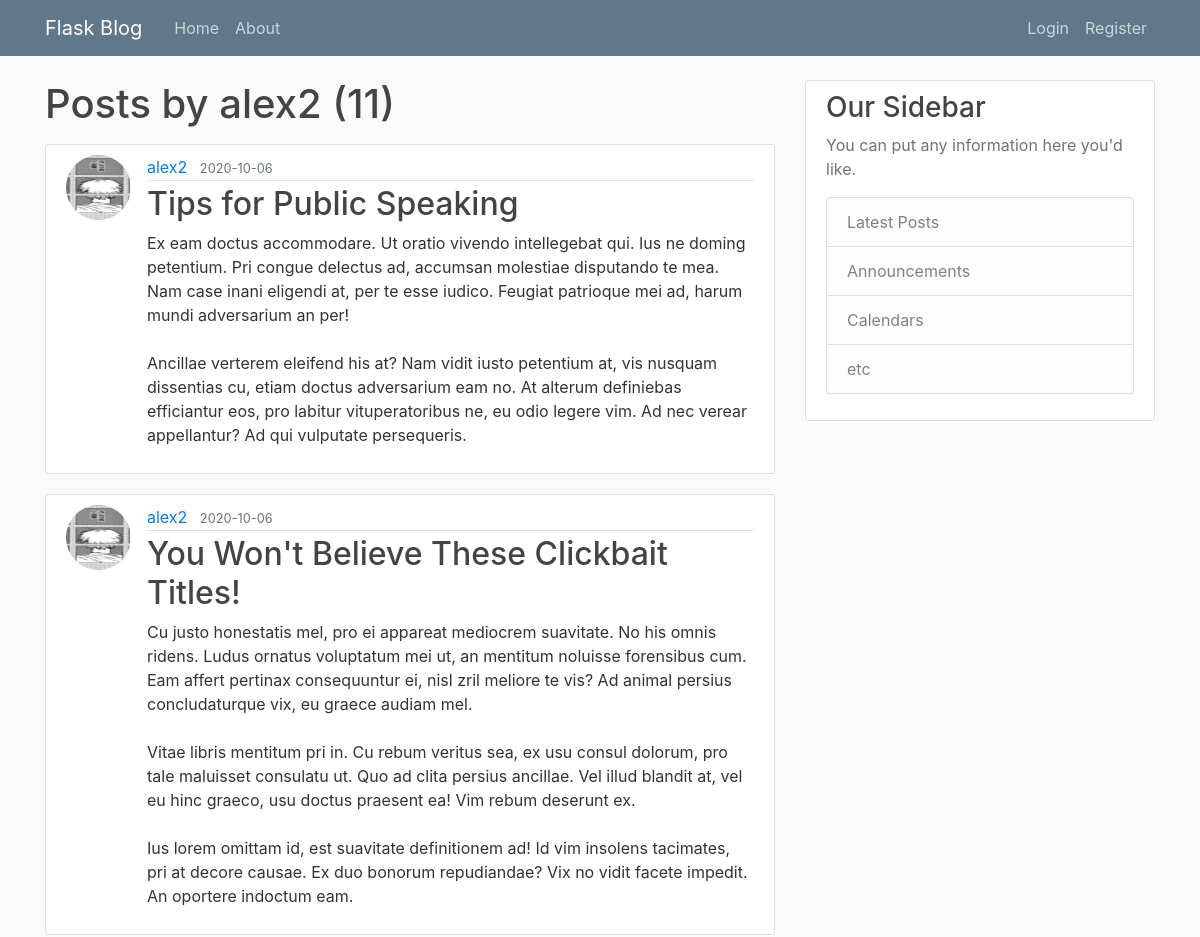
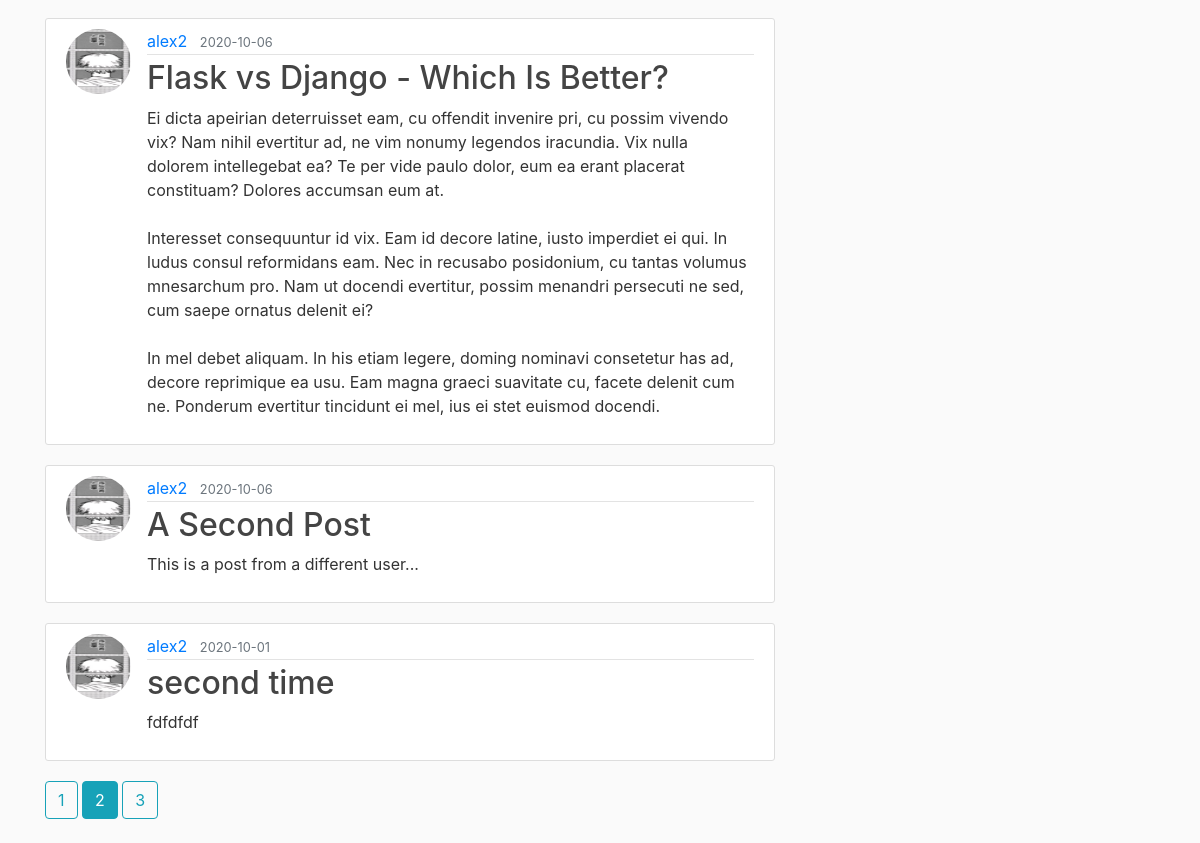
Page /user/alex2?page=2 on the committed database (2 pictures, top to bottom).
### flaskblog/models.py (models this page shows, shortened)
class User(db.Model, UserMixin):
    id = db.Column(db.Integer, primary_key=True)
    username = db.Column(db.String(20), unique=True, nullable=False)
    email = db.Column(db.String(120), unique=True, nullable=False)
    image_file = db.Column(db.String(20), nullable=False, default='default.jpg')
    password = db.Column(db.String(60), nullable=False)
    posts = db.relationship('Post', backref='author', lazy=True)

class Post(db.Model):
    id = db.Column(db.Integer, primary_key=True)
    title = db.Column(db.String(100), nullable=False)
    date_posted = db.Column(db.DateTime, nullable=False, default=datetime.utcnow)
    content = db.Column(db.Text, nullable=False)
    user_id = db.Column(db.Integer, db.ForeignKey('user.id'), nullable=False)

### flaskblog/routes.py (the view)
@app.route("/user/<string:username>")
def user_posts(username):
    page = request.args.get('page', 1, type=int)
    user = User.query.filter_by(username=username).first_or_404()
    posts = Post.query.filter_by(author=user)\
        .order_by(Post.date_posted.desc())\
        .paginate(page=page, per_page=5)
    return render_template('user_posts.html', posts=posts, user=user)

### flaskblog/templates/user_posts.html
{% extends "layout.html" %}
{% block content %}
    <h1 class="mb-3">Posts by {{ user.username }} ({{ posts.total }})</h1>
    {% for post in posts.items %}
        <article class="media content-section">
          <img class="rounded-circle article-img" src="{{ url_for('static', filename='profile_pics/' + post.author.image_file) }}">
          <div class="media-body">
            <div class="article-metadata">
              <a class="mr-2" href="{{ url_for('user_posts', username=post.author.username) }}">{{ post.author.username }}</a>
              <small class="text-muted">{{ post.date_posted.strftime('%Y-%m-%d') }}</small>
            </div>
            <h2><a class="article-title" href="{{ url_for('post', post_id=post.id) }}">{{ post.title }}</a></h2>
            <p class="article-content">{{ post.content }}</p>
          </div>
        </article>
    {% endfor %}
    {% for page_num in posts.iter_pages(left_edge=1, right_edge=1, left_current=1, right_current=2) %}
      {% if page_num %}
        {% if posts.page == page_num %}
          <a class="btn btn-info mb-4" href="{{ url_for('user_posts', username=user.username, page=page_num) }}">{{ page_num }}</a>
        {% else %}
          <a class="btn btn-outline-info mb-4" href="{{ url_for('user_posts', username=user.username, page=page_num) }}">{{ page_num }}</a>
        {% endif %}
      {% else %}
        ...
      {% endif %}
    {% endfor %}
{% endblock content %}

### flaskblog/static/main.css (style rules this page uses)
body { background: #fafafa; color: #333333; margin-top: 5rem; }
h1, h2, h3, h4, h5, h6 { color: #444444; }
.content-section { background: #ffffff; padding: 10px 20px; border: 1px solid #dddddd; border-radius: 3px; margin-bottom: 20px; }
.article-title { color: #444444; }
.article-content { white-space: pre-line; }
.article-img { height: 65px; width: 65px; margin-right: 16px; }
.article-metadata { padding-bottom: 1px; margin-bottom: 4px; border-bottom: 1px solid #e3e3e3 }

### rows in the picture
User: username "alex2"
Post: image_file (picture), author.username "alex2", date_posted "2020-10-06", title "Tips for Public Speaking", content "Ex eam doctus accommodare. Ut oratio vivendo intellegebat qui. Ius ne doming petentium. Pri congue delectus ad, accumsan molestiae disputando te mea. Nam case inani eligendi at, per te esse iudico. Feugiat patrioque mei ad, harum mundi adversarium an per! Ancillae verterem eleifend his at? Nam vidit iusto petentium at, vis nusquam dissentias cu, etiam doctus adversarium eam no. At alterum definiebas efficiantur eos, pro labitur vituperatoribus ne, eu odio legere vim. Ad nec verear appellantur? Ad qui vulputate persequeris."
Post: image_file (picture), author.username "alex2", date_posted "2020-10-06", title "You Won't Believe These Clickbait Titles!", content "Cu justo honestatis mel, pro ei appareat mediocrem suavitate. No his omnis ridens. Ludus ornatus voluptatum mei ut, an mentitum noluisse forensibus cum. Eam affert pertinax consequuntur ei, nisl zril meliore te vis? Ad animal persius concludaturque vix, eu graece audiam mel. Vitae libris mentitum pri in. Cu rebum veritus sea, ex usu consul dolorum, pro tale maluisset consulatu ut. Quo ad clita persius ancillae. Vel illud blandit at, vel eu hinc graeco, usu doctus praesent ea! Vim rebum deserunt ex. Ius lorem omittam id, est suavitate definitionem ad! Id vim insolens tacimates, pri at decore causae. Ex duo bonorum repudiandae? Vix no vidit facete impedit. An oportere indoctum eam."
Post: image_file (picture), author.username "alex2", date_posted "2020-10-06", title "Flask vs Django - Which Is Better?", content "Ei dicta apeirian deterruisset eam, cu offendit invenire pri, cu possim vivendo vix? Nam nihil evertitur ad, ne vim nonumy legendos iracundia. Vix nulla dolorem intellegebat ea? Te per vide paulo dolor, eum ea erant placerat constituam? Dolores accumsan eum at. Interesset consequuntur id vix. Eam id decore latine, iusto imperdiet ei qui. In ludus consul reformidans eam. Nec in recusabo posidonium, cu tantas volumus mnesarchum pro. Nam ut docendi evertitur, possim menandri persecuti ne sed, cum saepe ornatus delenit ei? In mel debet aliquam. In his etiam legere, doming nominavi consetetur has ad, decore reprimique ea usu. Eam magna graeci suavitate cu, facete delenit cum ne. Ponderum…"
Post: image_file (picture), author.username "alex2", date_posted "2020-10-06", title "A Second Post", content "This is a post from a different user..."
Post: image_file (picture), author.username "alex2", date_posted "2020-10-01", title "second time", content "fdfdfdf"

### other values in the picture
{{ posts.total }} "11"
{{ page_num }} "1" "3"
{{ page_num }} "2"
